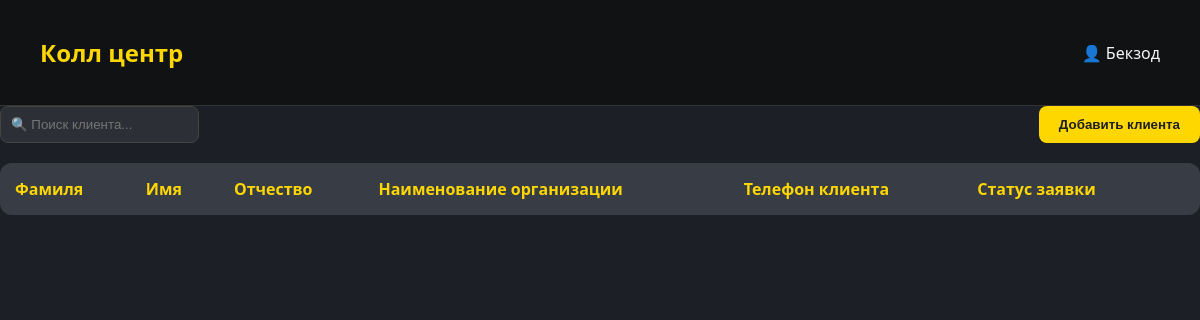
The page /call_center/ (signed in) on the database as committed earlier.
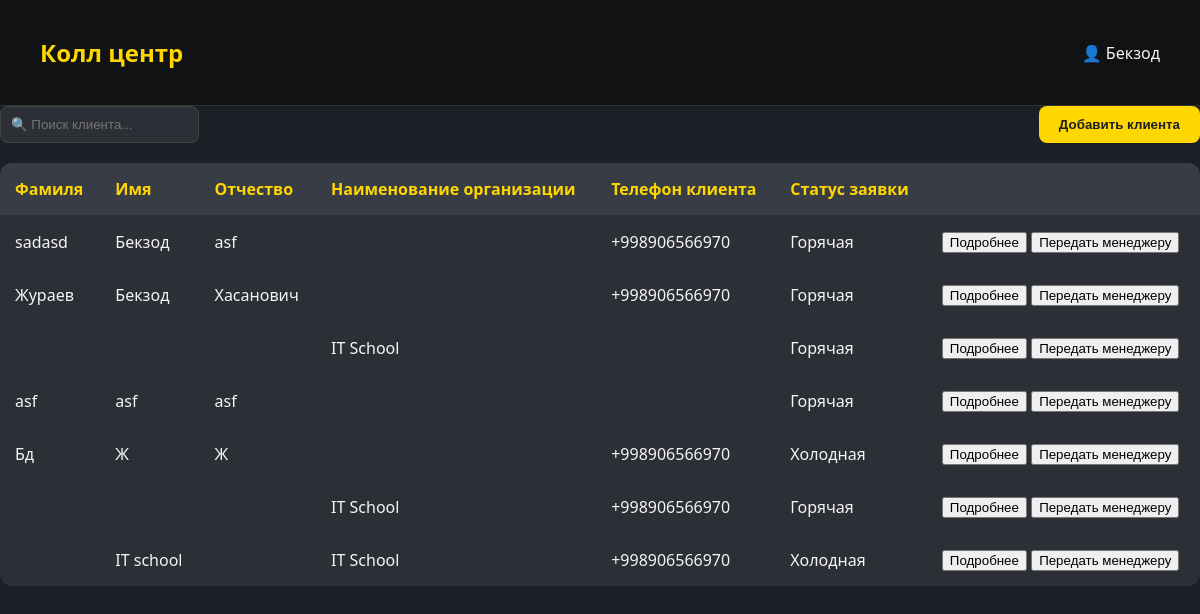
The same page on the database as committed later.
### backend/models.py (models this page shows, shortened)
class Profile(models.Model):
    POSITION_CHOICES = [
        ("manager", "Менеджер"),
        ("admin", "Администратор"),
        ("accountant", "Бухгалтер"),
        ("supplier", "Снабженец"),
        ("chief", "Главный ЦЕХа"),
        ("chief_staff", "Сотрудник ЦЕХа"),
        ("delivery_cheif", "Главный доставщик"),
        ("delivery", "Доставщик"),
        ("installer_cheif", "Главный установщик"),
        ("installer", "Установщик"),
        ("technologist_cheif", "Главный Технолог"),
        ("technologist", "Технолог"),
        ("designer_cheif", "Главный дизайнер"),
        ("designer", "Дизайнер"),
        ("qa_cheif", "Главный сотрудник контроля качества"),
        ("qa_staff", "Сотрудник контроля качества"),
        ("sales_marketing", "Соц. маркетолог"),
        ("sales_call", "Сотрудник колл-центра"),
    ]
    username = models.OneToOneField(User, on_delete=models.CASCADE, related_name='profile')
    name = models.CharField(max_length=200, null=True, blank=True, default=None)
    lastname = models.CharField(max_length=200, null=True, blank=True, default=None)
    middle_name = models.CharField(max_length=200, null=True, blank=True, default=None)
    date_birth = models.DateField(null=True, blank=True, default=None)
    phone = PhoneNumberField(blank=True)
    adress = models.CharField(max_length=200,blank=True)
    last_job=models.CharField(max_length=200,blank=True)
    work_exp=models.CharField(max_length=200,blank=True)
    position = models.CharField(max_length=20, choices=POSITION_CHOICES)
    hobby=models.CharField(max_length=60,blank=True)
    photo = models.ImageField(blank=True, upload_to='pictures/',null=True)
    approve=models.BooleanField(default=False)
    archive=models.BooleanField(default=True)
    balance = models.DecimalField(max_digits=10, decimal_places=2,default=0)
    salary_pure=models.DecimalField(max_digits=10, decimal_places=2,default=0)
    salary_black=models.DecimalField(max_digits=10, decimal_places=2,default=0)
    approve_accounting=models.BooleanField(default=False)

class Orders(models.Model):
    Stage_CHOICES = [
        ("marketing", "Соц. маркетинг"),
        ("call_center", "Колл-центр"),
        ("manager", "Менеджер"),
        ("design", "Проектирование"),
        ("technologist", "Технолог"),
        ("manager_2", "Менеджер_2"),
        ("accounting", "Бухгалтерия"),
        ("warehouse", "Склад"),
        ("manufacturing", "Производство"),
        ("accounting_2", "Бухгалтерия_2"),
        ("delivery", "Доставка"),
        ("installation", "Установка"),
        ("quality_control", "Контроль качества"),
        ("finished", "Завершён"),
        ("archive", "Архив"),
        ("failed", "fail")
    ]
    Stage_pod_CHOICES = [
        ("rezka", "Резка"),
        ("svarka", "Сварка"),
        ("fill", "Покраска"),
        ("print", "Печать"),
        ('sborka',"Сборка"),
        ('ready','Готово')
    ]
    vstrecha_choice = [
        ("viezd", "Выезд"),
        ("priezd", "Приезд"),
    ]
    zayavki_choice = [
        ("hot", "Горячая"),
        ("cool", "Холодная"),
    ]
    client=models.ForeignKey(Clients, on_delete=models.CASCADE, related_name='clients_order',null=True)
    call_center = models.ForeignKey(
        'Profile', on_delete=models.CASCADE, related_name='call_center_profile', verbose_name="Профиль",blank=True,null=True
    )
    order_name=models.CharField(max_length=100,null=True)
    vstrecha=models.CharField(max_length=20, choices=vstrecha_choice,null=True)
    zayavki = models.CharField(max_length=20, choices=zayavki_choice, null=True)
    order_sum=models.DecimalField(max_digits=10, decimal_places=2,default=0)
    order_predoplata=models.DecimalField(max_digits=10, decimal_places=2,default=0)
    description=models.TextField()
    description_design = models.TextField()
    check_design=models.BooleanField(default=False)
    catigories = models.CharField(max_length=50)
    razmer=models.CharField(max_length=50)
    latitude = models.FloatField(blank=True, null=True, default=0)
    longitude = models.FloatField(blank=True, null=True, default=0)
    tz=models.FileField(blank=True, upload_to='pictures/')
    design=models.FileField(blank=True, upload_to='pictures/')
    stage = models.CharField(max_length=20, choices=Stage_CHOICES,default='manager')
    add_order=models.DateField(null=True)
    complete_order=models.DateField(null=True)
    rezka=models.BooleanField(default=False)
    svarka=models.BooleanField(default=False)
    fill=models.BooleanField(default=False)
    print=models.BooleanField(default=False)
    sborka = models.BooleanField(default=False)
    stage_pod=models.CharField(max_length=20, choices=Stage_pod_CHOICES,default="rezka")
    payment_data=models.DateField(null=True)
    complete_date=models.DateField(null=True)
    fail_date = models.DateField(null=True)
    by_who_fail=models.CharField(max_length=50,null=True,blank=True)
    fail=models.CharField(max_length=255,null=True)
    full_pay=models.BooleanField(default=False)

class Clients(models.Model):
    Social_CHOICES = [
        ("social", "Социальные сети"),
        ("cold_calls", "Холодные звонки"),
        ("word_of_mouth", "Сарафанное радио"),
    ]
    CLIENT_TYPE_CHOICES = [
        ('INDIVIDUAL', 'Физическое лицо'),
        ('LEGAL_ENTITY', 'Юридическое лицо'),
    ]
    social = models.CharField(max_length=20, choices=Social_CHOICES)
    client_type = models.CharField(
        max_length=20,
        choices=CLIENT_TYPE_CHOICES,
    )
    phone = PhoneNumberField()
    created_at = models.DateField(auto_now_add=True,null=True)
    name = models.CharField(max_length=200, null=True, blank=True, default=None)
    lastname = models.CharField(max_length=200, null=True, blank=True, default=None)
    middle_name = models.CharField(max_length=200, null=True, blank=True, default=None)
    adress = models.CharField(max_length=200, null=True, blank=True, default=None)
    company_name=models.CharField(max_length=200, null=True, blank=True, default=None)
    inn = models.CharField(max_length=12,null=True, blank=True, default=None)
    account=models.IntegerField(blank=True,null=True,default=None)
    mfo = models.IntegerField(blank=True, null=True, default=None)
    active=models.BooleanField(default=False)

class Social_clients(models.Model):
    profile = models.ForeignKey(
        'Profile', on_delete=models.CASCADE, related_name='social_client', verbose_name="Профиль"
    )
    client_name=models.CharField(max_length=100)
    phone=PhoneNumberField(null=True, blank=True, default=None)
    comment=models.CharField(max_length=255,null=True, blank=True, default=None)
    order=models.OneToOneField("Orders", on_delete=models.CASCADE, related_name='marketing',null=True)

### backend/views.py (the view, shortened to what this page needs)
# urls.py: path('call_center/',views.Call_center.as_view(),name='call_center'),
class Call_center(LoginRequiredMixin,TemplateView):
   template_name = 'call_center.html'
   login_url = reverse_lazy('login')
   def get_context_data(self, *, object_list=None, **kwargs):
      context = super().get_context_data(**kwargs)
      context['order']=Orders.objects.filter(stage='call_center')
      search = self.request.GET.get('search')
      if search:
         context['order'] = Orders.objects.filter(
    Q(stage='call_center') &
      ( Q(client__name__icontains=search) |
        Q(client__company_name__icontains=search) |
        Q(marketing__client_name__icontains=search)
    )
).select_related('client','marketing')
      else:
         context['order'] = Orders.objects.filter(stage='call_center').select_related('client','marketing')
      return context

### backend/templates/call_center.html (shortened to what this page needs)
{% if request.user.profile.approve %}
<!DOCTYPE html>
<html lang="ru">
<head>
</head>
<body>
  <header>
    <h1>Колл центр</h1>
    <div>👤 {{request.user.profile.name}}</div>
  </header>
    <div class="top-bar">
     <form action="" method="GET">
      <input type="text" name="search" placeholder="🔍 Поиск клиента...">
       </form>
        <button onclick="window.location.href='{% url 'call_center_add' %}'">Добавить клиента</button>
    </div>
     <div id="individual-fields">
    <table>
      <thead>
        <tr>
          <th>Фамиля</th>
          <th>Имя</th>
          <th>Отчество</th>
          <th>Наименование организации</th>
          <th>Телефон клиента</th>
          <th>Статус заявки</th>
          <th></th>
        </tr>
      </thead>
      {% for item in order %}
      <tbody>
        <tr>
          <td>{{item.client.lastname|default:""}}</td>
          {% if item.client.name %}
          <td>{{item.client.name|default:""}}</td>
          {% else %}
          <td>{{item.marketing.client_name|default:""}}</td>
          {% endif %}
           <td>{{item.client.middle_name|default:""}}</td>
           <td>{{item.client.company_name|default:""}}</td>
           <td>
             {% if item.client.phone %}
             {{item.client.phone|default:""}}
             {% else %}
             {{ item.marketing.phone|default:"" }}
             {% endif %}
           </td>
           <td>{{item.get_zayavki_display|default:""}}</td>
            <td><div>
                <button onclick="window.location.href='{% url 'call_cente_detail' item.pk %}'">Подробнее</button>
              {% if item.stage == 'call_center'%}
                <button onclick="openPopup({{item.pk}})">Передать менеджеру</button>
              {% endif %}
            </div></td>
        </tr>
      </tbody>
      {% endfor %}
       </table>
      </div>
</body>
</html>
{% else %}
{% include 'waiting.html' %}
{% endif %}

### backend/templates/call_center.html (style rules this page uses)
body { margin: 0; font-family: 'Segoe UI', Tahoma, Geneva, Verdana, sans-serif; background-color: #1c1f26; color: #f5f5f5; }
header { background: #101214; padding: 20px 40px; display: flex; justify-content: space-between; align-items: center; border-bottom: 1px solid #333; }
header h1 { color: #ffd700; font-weight: 600; font-size: 24px; }
.top-bar { display: flex; justify-content: space-between; margin-bottom: 20px; }
.top-bar input[type="text"] { flex: 1; padding: 10px; border-radius: 8px; border: 1px solid #444; background-color: #2c2f36; color: #f5f5f5; margin-right: 10px; }
.top-bar button { background-color: #ffd700; border: none; padding: 10px 20px; border-radius: 8px; color: #1c1f26; cursor: pointer; font-weight: 600; }
table { width: 100%; border-collapse: collapse; background-color: #2c2f36; border-radius: 12px; overflow: hidden; }
th, td { padding: 15px; text-align: left; }
th { background-color: #383c44; color: #ffd700; }

Rows that differ between the two databases and show on the page:
added Orders: client.lastname "sadasd", client.name "Бекзод", client.middle_name "asf", client.phone "+998906566970", zayavki "Горячая"
added Orders: client.lastname "Жураев", client.name "Бекзод", client.middle_name "Хасанович", client.phone "+998906566970", zayavki "Горячая"
added Orders: client.company_name "IT School", zayavki "Горячая"
added Orders: client.lastname "asf", client.name "asf", client.middle_name "asf", zayavki "Горячая"
added Orders: client.lastname "Бд", client.name "Ж", client.middle_name "Ж", client.phone "+998906566970", zayavki "Холодная"
added Orders: client.company_name "IT School", client.phone "+998906566970", zayavki "Горячая"
added Orders: marketing.client_name "IT school", client.company_name "IT School", client.phone "+998906566970", zayavki "Холодная"
